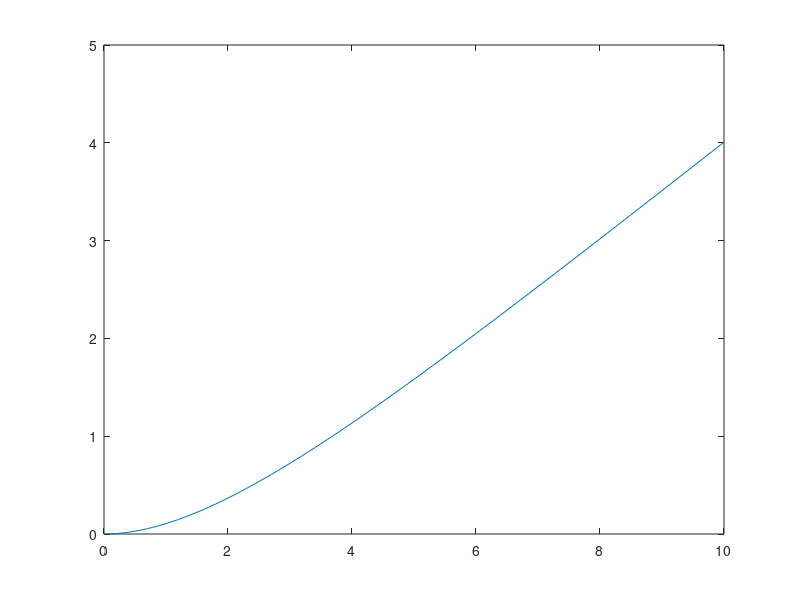

MATLAB code for this plot:
K = 5;
T = 2;

num = [K];
den = [T 1];
G = tf(num, den);
t = 0:0.1:10;
U_Ramp = 0.1*t;
[y_Ramp, t_Ramp] = lsim(G, U_Ramp, t);
plot(t_Ramp, y_Ramp);
